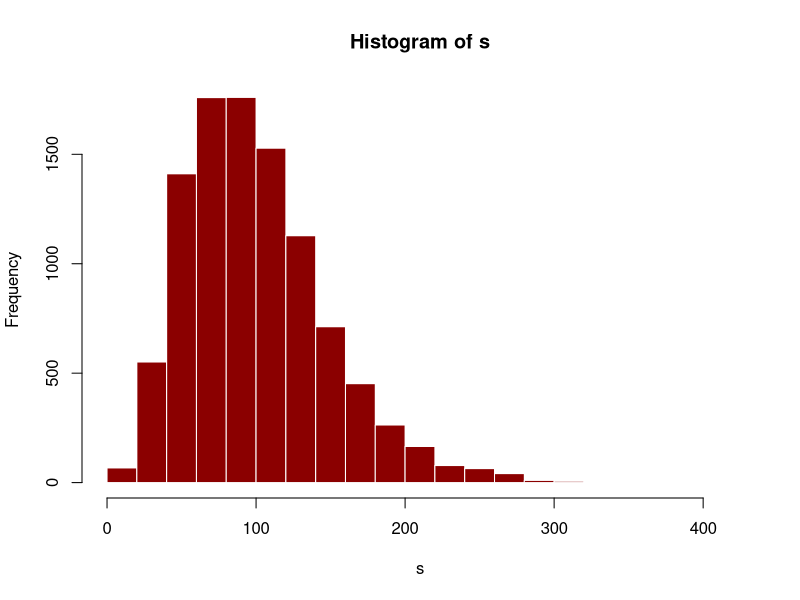
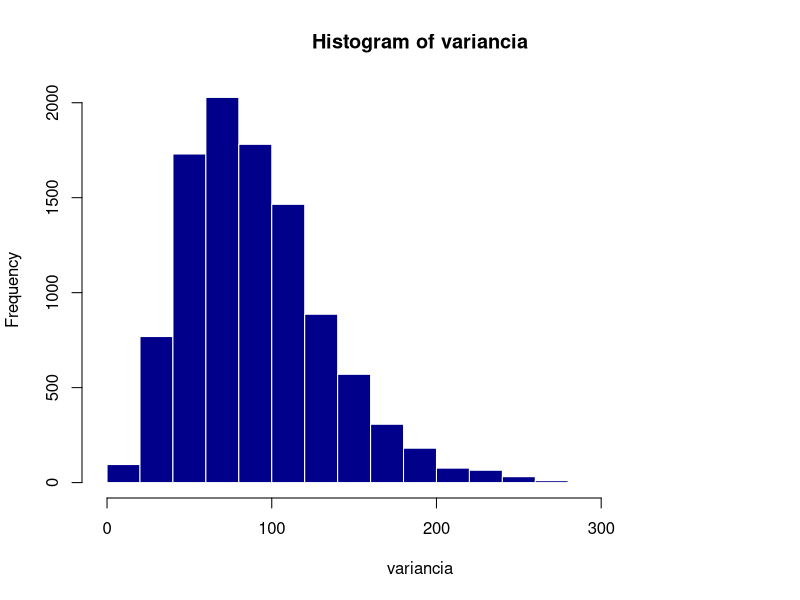
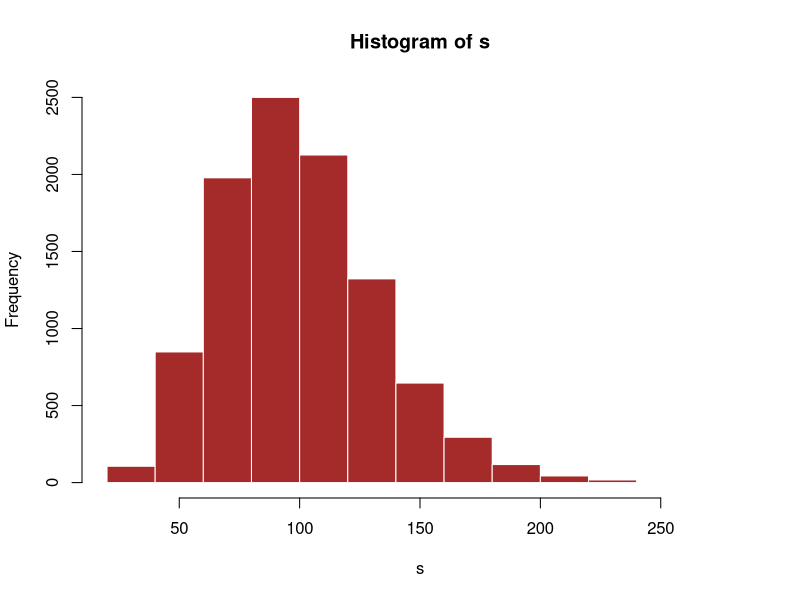
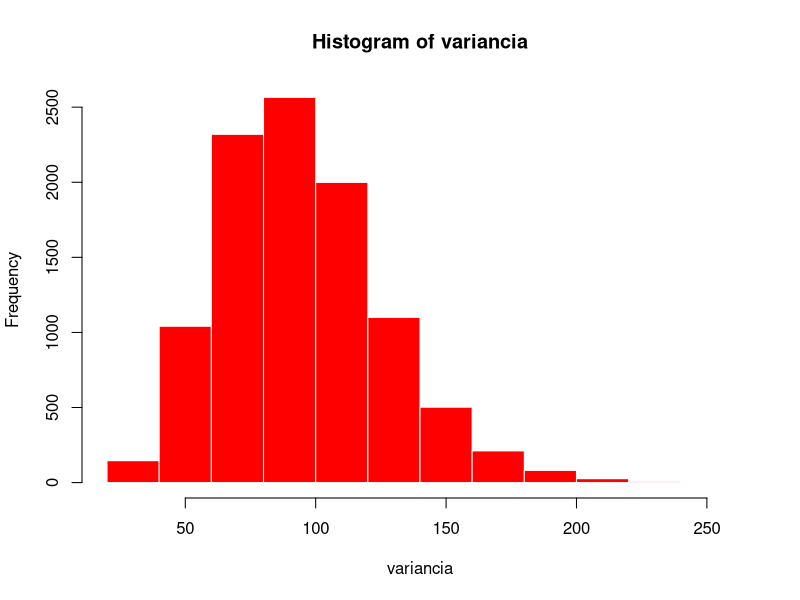
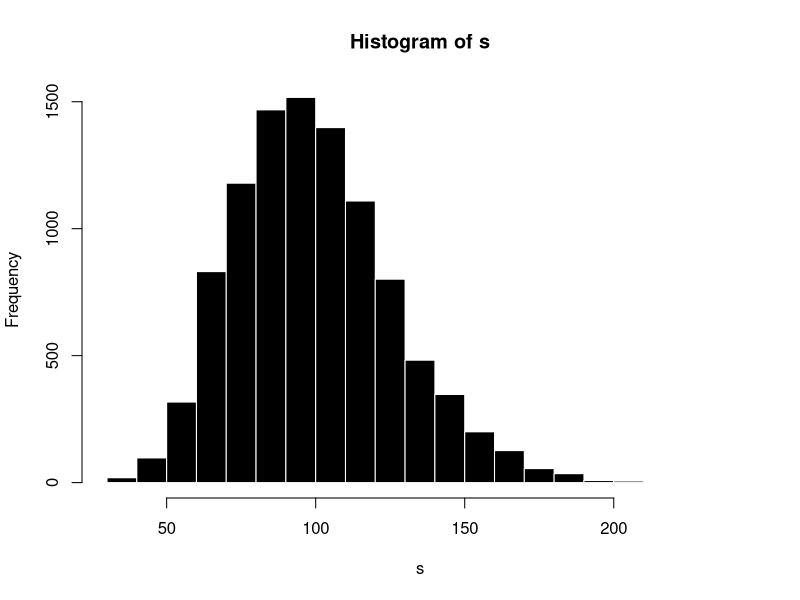
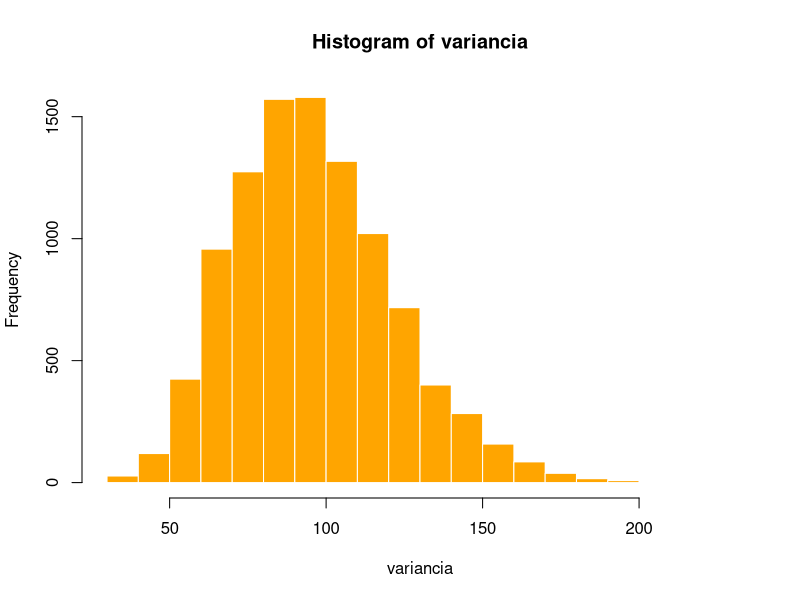
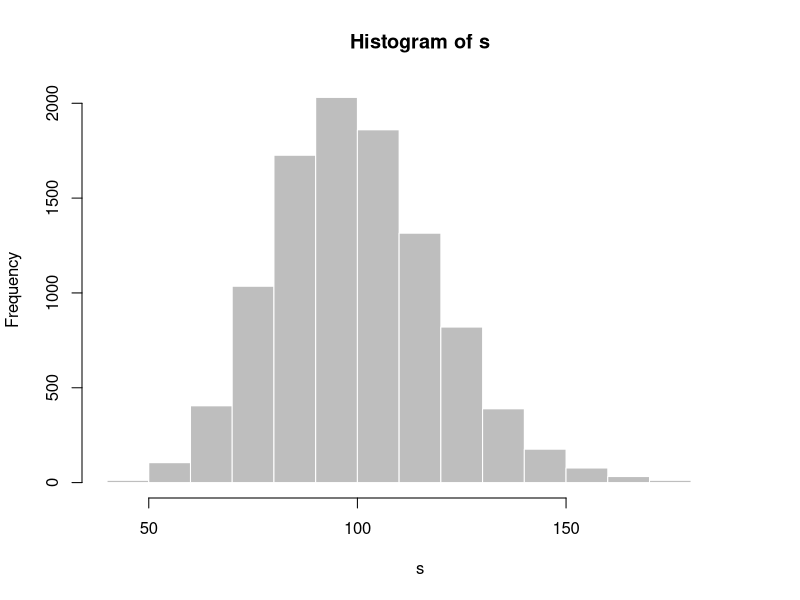
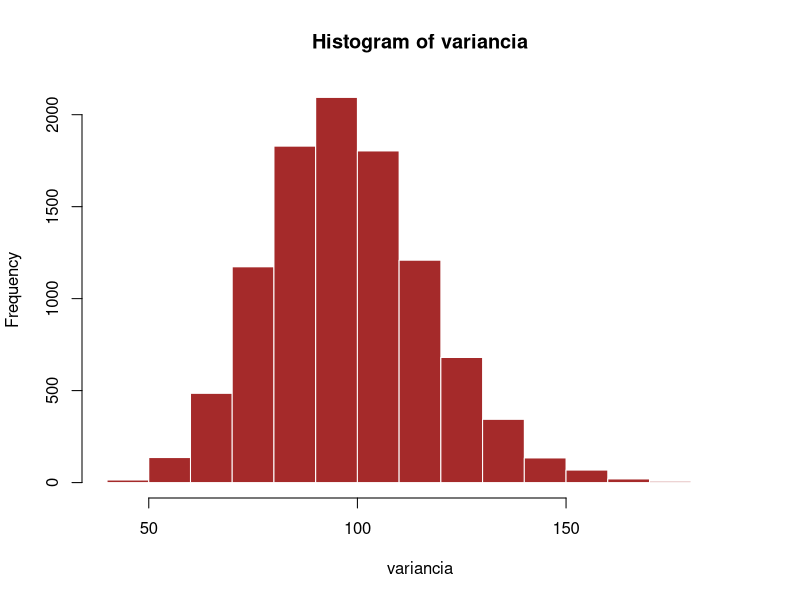

R code for these plots, in order:
## ---- chunk 1
knitr::opts_chunk$set(echo = TRUE)
## ---- chunk 2
# questao 1
# A
k = 10000
n = 10
s = 0
soma = 0
variancia = 0

for (i in 1:k) {
    distance = rnorm(n,500,10)
    media = mean(distance)
    soma = 0
    for (j in 1:n) {
      soma = soma + (distance[j] - media)**2
    }
    s[i] = soma/(n-1)
    variancia[i] = soma/n
}
hist(s,col = "dark red",border = "white")
hist(variancia,col = "dark blue",border = "white")
## ---- chunk 3
#B

k = 10000
n = 20
s = 0
soma = 0
variancia = 0
#vetor = vector()

for (i in 1:k) {
  distance = rnorm(n,500,10)
  media = mean(distance)
  soma = 0
  for (j in 1:n) {
    soma = soma + (distance[j] - media)**2
  }
  s[i] = soma/(n-1)
  variancia[i] = soma/n
}
hist(s,col = "brown",border = "white")
hist(variancia,col = "red",border = "white")

## ---- chunk 4

#C
k = 10000
n = 30
s = 0
soma = 0
variancia = 0

for (i in 1:k) {
  distance = rnorm(n,500,10)
  media = mean(distance)
  soma = 0
  for (j in 1:n) {
    soma = soma + (distance[j] - media)**2
  }
  s[i] = soma/(n-1)
  variancia[i] = soma/n
}
hist(s,col = "black",border = "white")
hist(variancia,col = "orange",border = "white")
## ---- chunk 5
#D
k = 10000
n = 50
s = 0
soma = 0
variancia = 0

for (i in 1:k) {
  distance = rnorm(n,500,10)
  media = mean(distance)
  soma = 0
  for (j in 1:n) {
    soma = soma + (distance[j] - media)**2
  }
  s[i] = soma/(n-1)
  variancia[i] = soma/n
}
hist(s,col = "gray",border = "white")
hist(variancia,col = "brown",border = "white")
## ---- chunk 6
#E
k = 10000
n = 100
s = 0
soma = 0
variancia = 0

for (i in 1:k) {
  distance = rnorm(n,500,10)
  media = mean(distance)
  soma = 0
  for (j in 1:n) {
    soma = soma + (distance[j] - media)**2
  }
  s[i] = soma/(n-1)
  variancia[i] = soma/n
}
hist(s,col = "dark red",border = "white")
hist(variancia,col = "light blue",border = "white")

## ---- chunk 7


# QUESTAO 2

n = 100 
k = 10000 
erro1 = 0 
erro2 = 0 
medias = 0 
variancias = 0 
t1 = 0
t2 = 0 
for(i in 1:k){
  uniforme = runif(n, 0, 500)
  mediaUniforme = mean(uniforme)
  medias[i] = mediaUniforme
  soma = 0
  for(j in 1:n){
    soma = soma + (uniforme[j] - mediaUniforme
                    )** 2
  }
  variancias[i] <- soma/n
  t1[i] = 2*mediaUniforme
  
  t2[i] = ((n+1)/n)*max(uniforme)
  
}
erro1 = (t1-medias)** 2
var1 = erro1 - variancias
erro2 = (t2-medias)** 2
var2 = erro2 - variancias

hist(t2, border = "white",xlab = "T2",col="red", main="Histograma do T2")
hist(t1,main="Histograma do T1",border = "white", col="dark blue", xlab = "T1")

hist(erro1,border = "white", col="dark orange", main="Histograma do erro medio quadratico - T1")
hist(erro2,border = "white", col="light blue", main="Histograma do erro medio quadratico - T2")

hist(var1,border = "white", col="purple", main="Histograma do vies - T1",xlab = "Variância do T1")
hist(var2,border = "white",main="Histograma do vies - T2", col="dark green", xlab = "Variância do T2")


